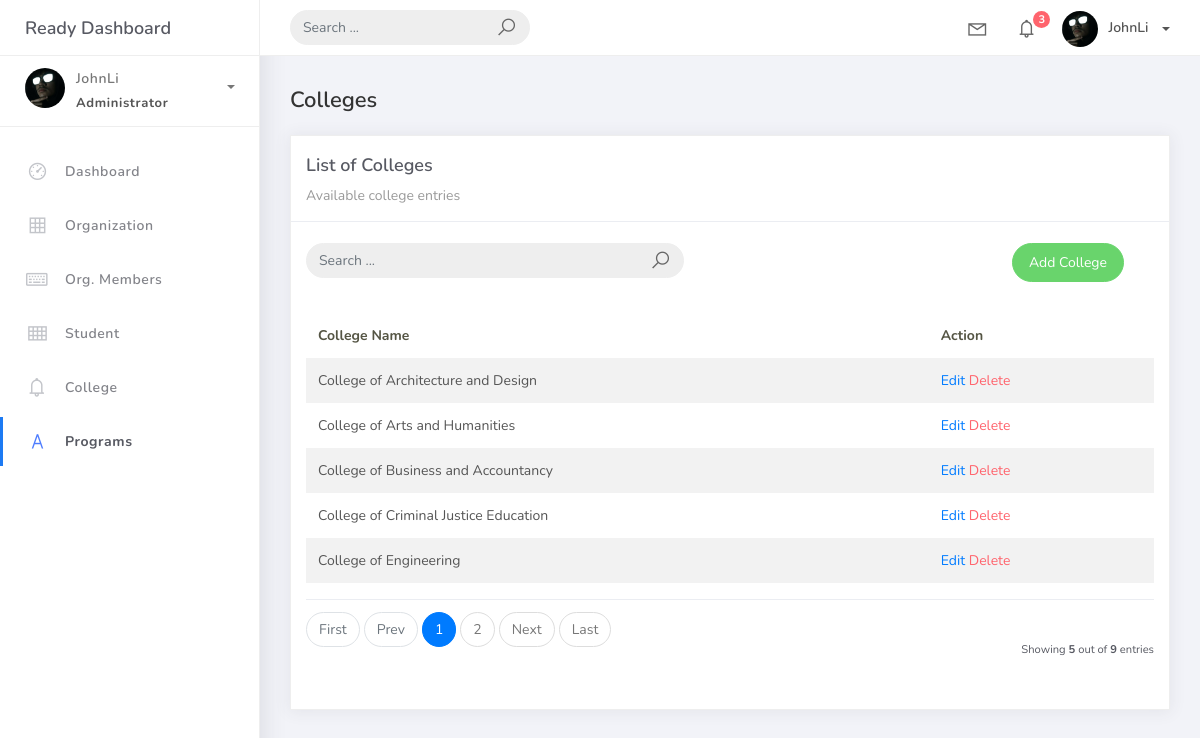
/college_list, run on an earlier commit of the app's database.
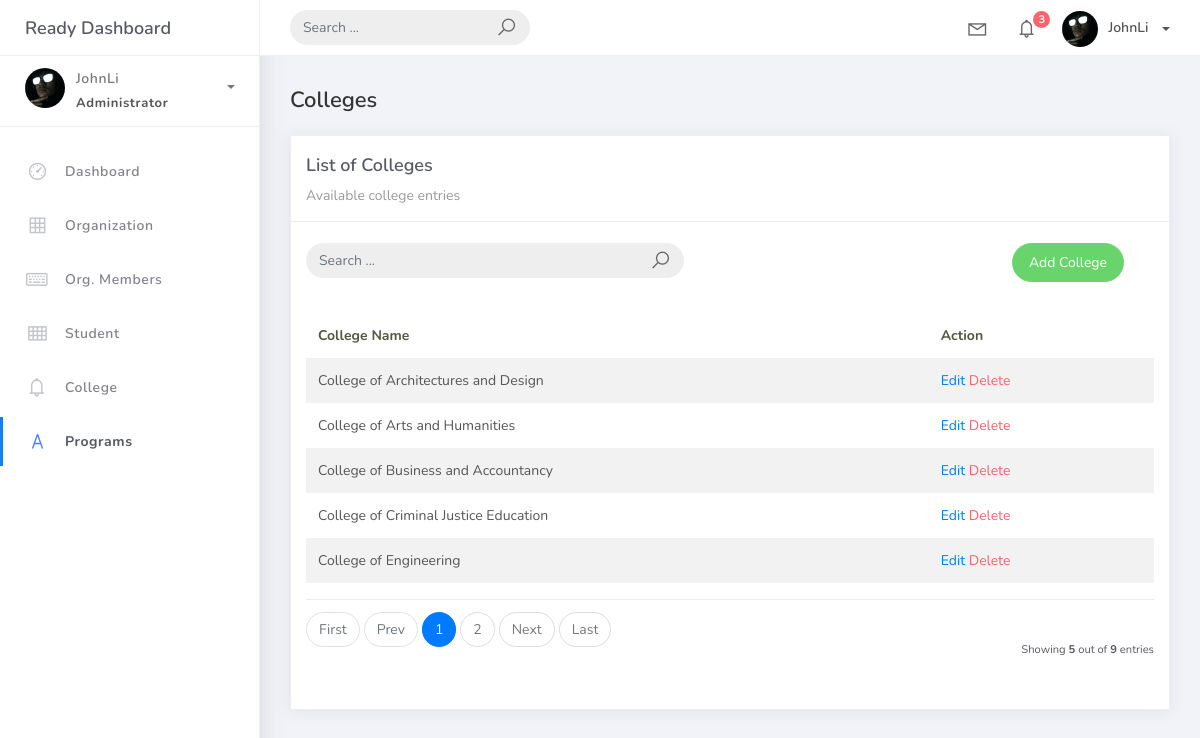
And on a later commit of the database.
### studentorg/models.py (models this page shows, shortened)
class BaseModel (models.Model):
    created_at = models.DateTimeField(auto_now_add=True, db_index=True)
    updated_at = models.DateTimeField(auto_now=True)
    class Meta:
        abstract = True

class College(BaseModel):
    college_name = models.CharField(max_length=150)

### studentorg/views.py (the view)
# urls.py: path('college_list', CollegesList.as_view(), name='college-list'),
class CollegesList(ListView):
    model = College
    context_object_name = 'colleges'
    template_name = "college_list.html"
    paginate_by = 5
    ordering = ['college_name']    #adding ordering variable to fix the issue of ordering in the college list view

### templates/college_list.html
{% extends 'base.html' %}
{% load static %}
{% block content %}
<div class="content">
    <div class="container-fluid">
        <h4 class="page-title">Colleges</h4>
        <div class="row">
            <div class="col-md-12">
                <div class="card">
                    <div class="card-header">
                        <div class="card-title">List of Colleges</div>
                        <div class="card-category">Available college entries</div>
                    </div>
                    <br />
                    <div class="col-md-12 row">
                        <div class="col-md-6">
                            <form class="navbar-left navbar-form nav-search mr-md-3" action="">
                                <div class="input-group">
                                    <input type="text" placeholder="Search ..." class="form-control" />
                                    <div class="input-group-append">
                                        <span class="input-group-text">
                                            <i class="la la-search search-icon"></i>
                                        </span>
                                    </div>
                                </div>
                            </form>
                        </div>
                        <div class="col-md-6">
                            <div class="pull-right">
                                <a href="{% url 'college-add' %}" class="btn btn-success btn-rounded">Add College</a>
                            </div>
                        </div>
                    </div>
                    <div class="card-body">
                        <table class="table table-striped mt-3">
                            <thead>
                                <tr>
                                    <th scope="col">College Name</th>
                                    <th scope="col">Action</th>
                                </tr>
                            </thead>
                            <tbody>
                                {% for object in object_list %}
                                <tr>
                                    <td>{{ object.college_name }}</td>
                                    <td>
                                        <a href="college_list/{{ object.id }}">Edit</a>
                                        <a href="college_list/{{ object.id }}/delete"class="text-danger">Delete</a>
                                    </td>
                                </tr>
                                {% empty %}
                                <tr>
                                    <td colspan="2" style="text-align: center;">
                                        <p class="text-sm font-weight-bold mb-0">No Colleges Found</p>
                                    </td>
                                </tr>
                                {% endfor %}
                            </tbody>
                        </table>
                        {% include 'includes/pagination.html' %}
                    </div>
                </div>
            </div>
        </div>
    </div>
</div>
{% endblock %}

What changed in the data, as far as the page shows it:
changed College: college_name "College of Architecture and Design" → "College of Architectures and Design"
